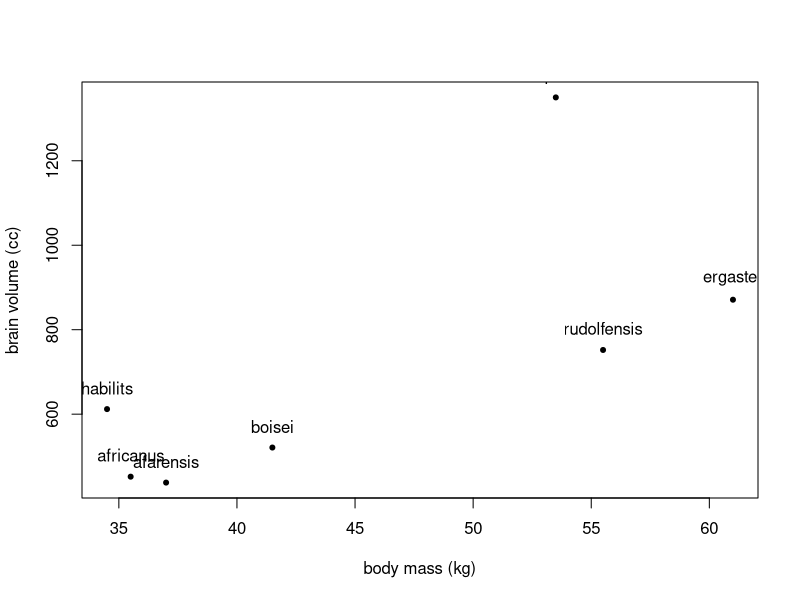

Generate this figure with R:
#
# Overfitting 
#

# Type in data
#
sppnames <- c("afarensis", "africanus", "habilits", "boisei", "rudolfensis",
              "ergaster", "sapiens")
brainvolcc <- c(438, 452, 612, 521, 752, 871, 1350)
masskg <- c(37.0, 35.5, 34.5, 41.5, 55.5, 61.0, 53.5)
d <- data.frame(species=sppnames, brain=brainvolcc, mass=masskg)

# Visualize
#
plot(d$mass, d$brain, ylab="brain volume (cc)", xlab="body mass (kg)", pch=20)
text(x=masskg, y=brainvolcc+50, sppnames)

# Standardize variables
#
d$M <- with(d, (mass - mean(mass))/sd(mass))
d$B <- with(d, (mass - mean(brain))/mean(brain))

# Model sketch
#
# B_i ~ Normal(mu_i, sigma)
# mu_i = alpha + beta_M * M_i
# alpha ~ normal(0,0.1)
# beta_M ~ lognormal(0,2)
# sigma ~ exponential(1)










